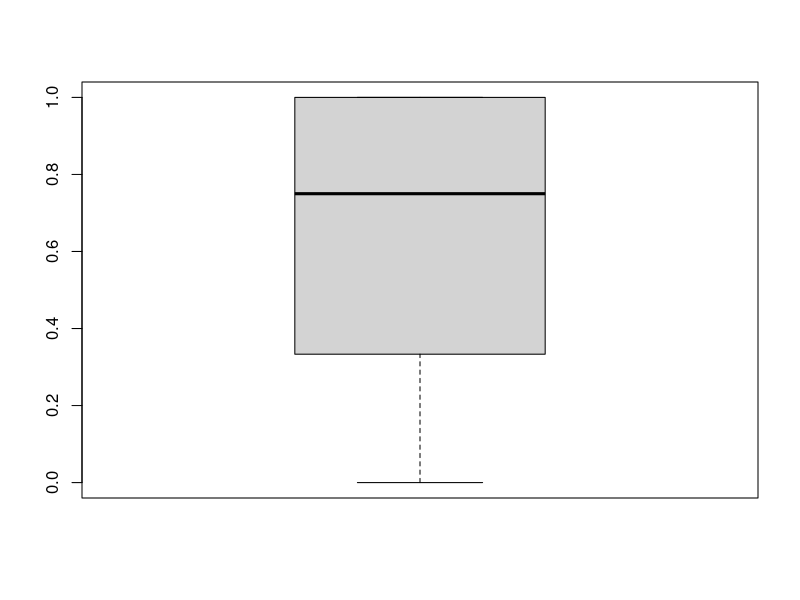
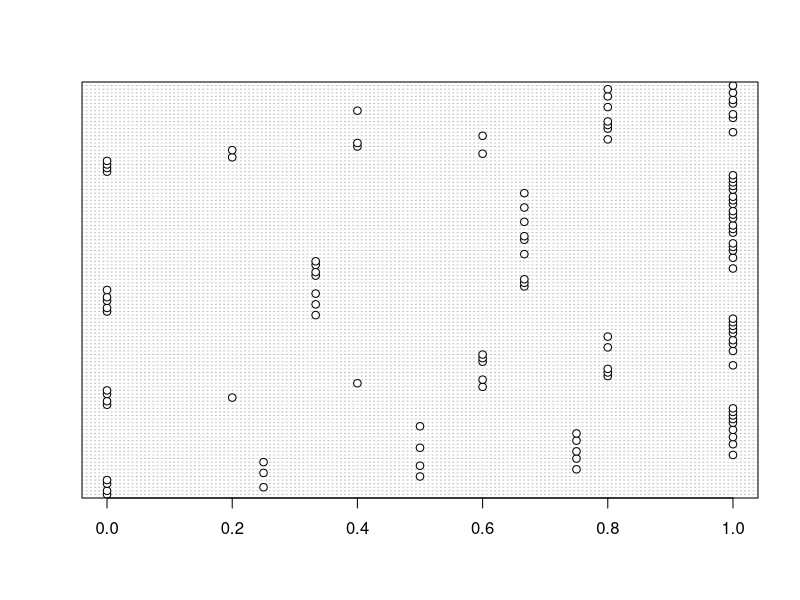
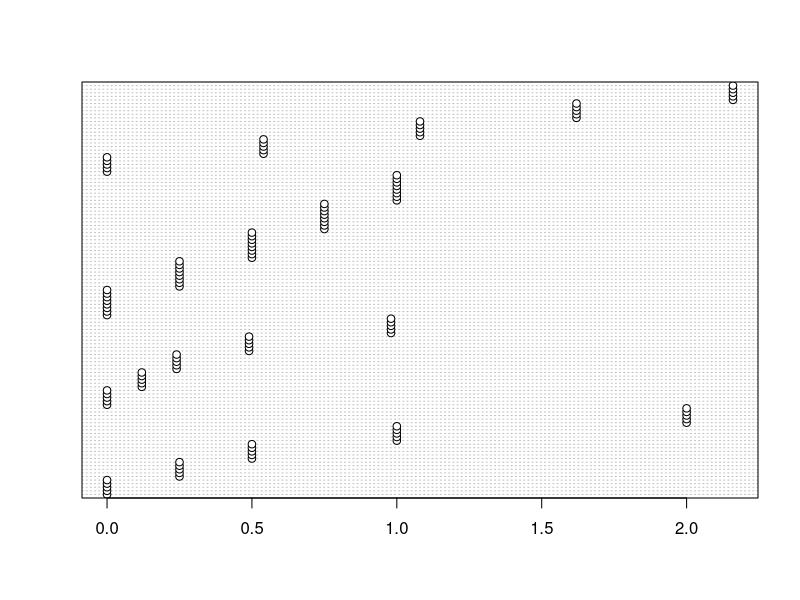
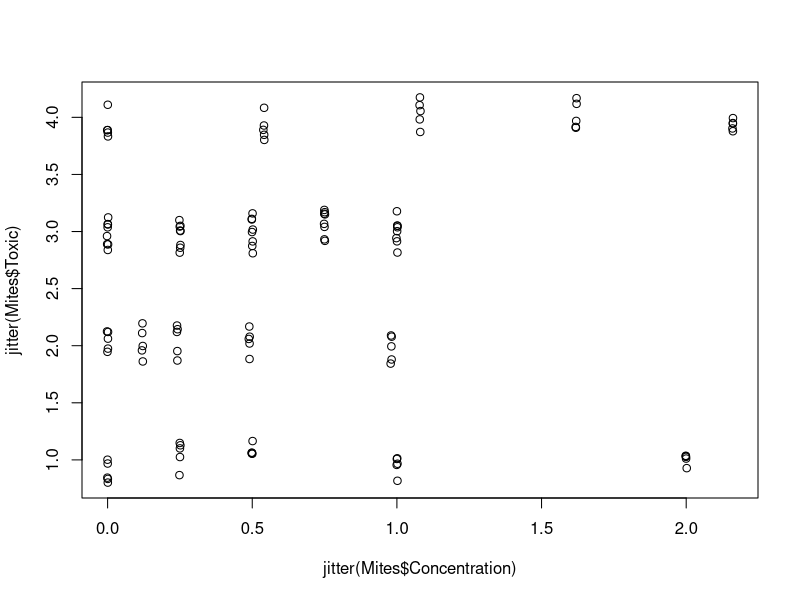
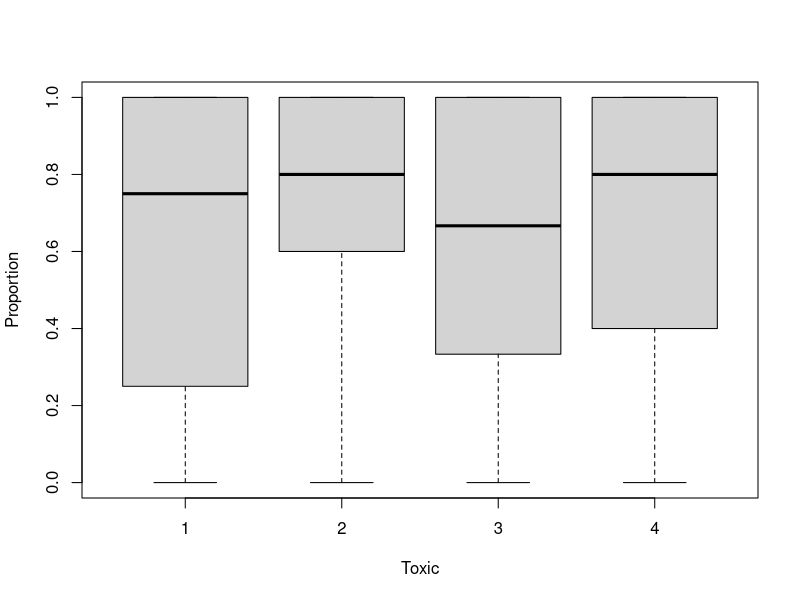
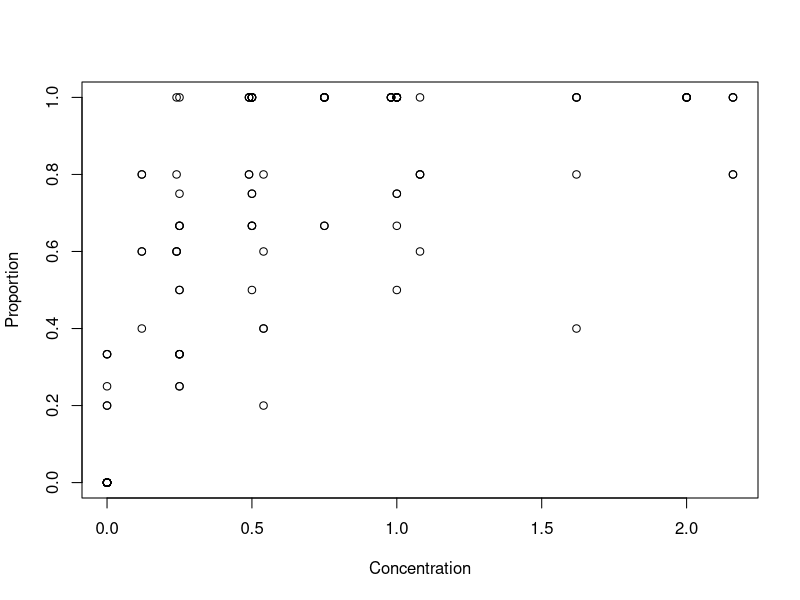
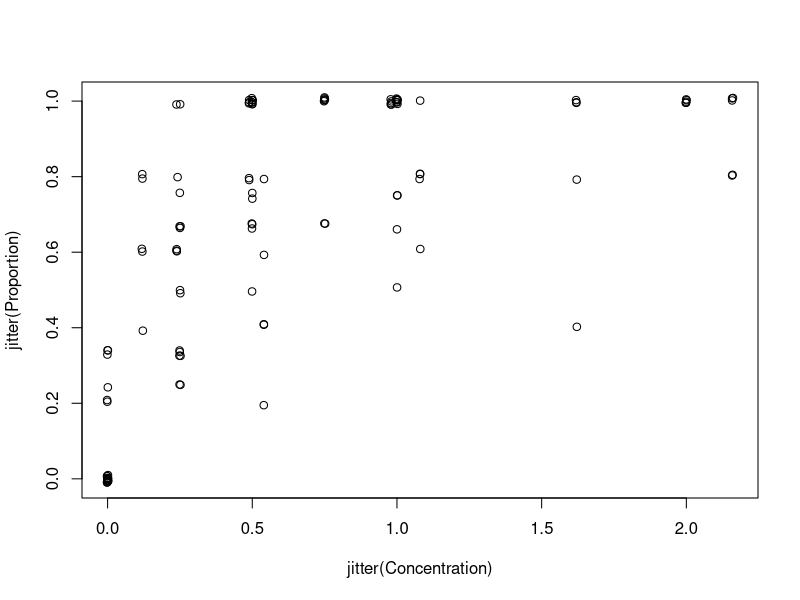
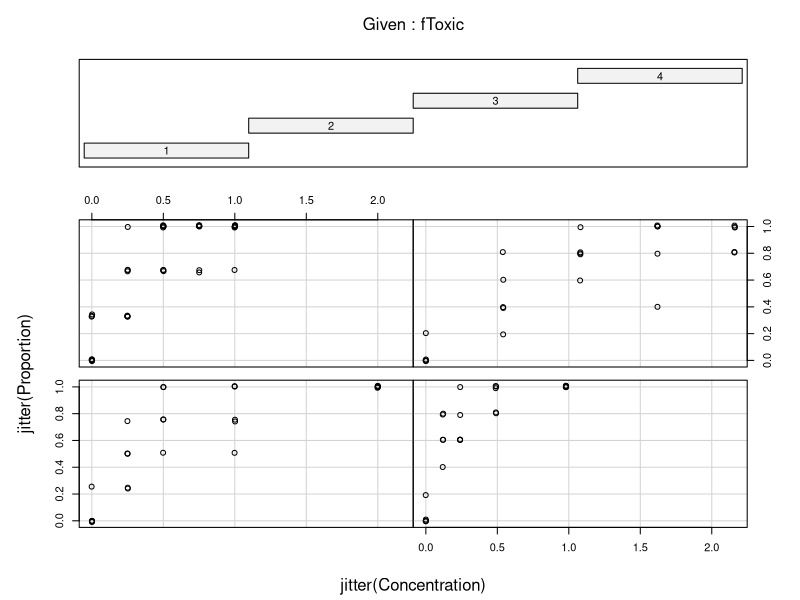

These figures' R source, in order:
## ---- chunk 1
knitr::opts_chunk$set(echo=TRUE, message = FALSE, warning = FALSE, eval = FALSE, cache = FALSE)

SOLUTIONS<- TRUE
## ---- chunk 2
Mites<- read.delim("./data/DrugsMites.txt")
str(Mites)

Mites$fToxic<- factor(Mites$Toxic)
str(Mites)
## ---- chunk 3
# Outliers Y
boxplot(Mites$Proportion) # not very useful for this data set
dotchart(Mites$Proportion)

# Outliers X
dotchart(Mites$Concentration)

# Correlations between predictors
plot(jitter(Mites$Concentration), jitter(Mites$Toxic))

# Toxics 2 and 3 have not been assayed at the highest concentrations
# but have had more trials at the lower concentrations

# Relationships
boxplot(Proportion ~ Toxic, data= Mites)
with(Mites, plot(x= Concentration, y= Proportion))

# Since lots of proportions have the same values, we can also add
# a bit of noise to the coordinates in the previous plot, to limit overlap:
with(Mites, plot(x= jitter(Concentration), y= jitter(Proportion)))

coplot(jitter(Proportion) ~ jitter(Concentration) | fToxic, data= Mites)

# looks like researchers stopped increasing concentration of a chemical when they had reached ~ 100 % mortality in assays

## ---- chunk 4
Mites$Living_mites<- Mites$Total - Mites$Dead_mites
## ---- chunk 5
M1<- glm(cbind(Living_mites, Dead_mites) ~ Concentration + fToxic + Concentration : fToxic, family= binomial, data= Mites)
## ---- chunk 6
summary(M1)

## Mathematical model description:

# Prop_surviving ~ Binomial(Ntot, P) 
# log(P / (1-P)) = 
#         1.43 - 3.80*Concentration 
#         + 0.0085*fToxic2 + 0.014*fToxic3 + 0.27*fToxic4 
#         - 6.18*Concentration:fToxic2
#         - 1.90*Concentration*fToxic3 
#         + 1.48*Concentration*fToxic4

## "biological" hypotheses:

# (Intercept):     the mean (on the logit scale) for Toxic 1 when its
# concentration is 0 (null hypothesis not very useful, however
# the value is quite interesting, when back-transformed on the proportion
# scale: this is the proportion that survive the experiment in the absence
# of toxic chemical. Shouldn't differ between chemicals, presumably?)

# Concentration: slope of Concentration, or change in survival per unit
# increase in Toxic 1 concentration (on logit link), or change in log-odds
# of survival (on proportion scale)

# fToxic2:       difference between intercepts of Toxic 2 and Toxic 1
# fToxic3:       difference between intercepts of Toxic 3 and Toxic 1
# fToxic4:       difference between intercepts of Toxic 4 and Toxic 1

# Concentration:fToxic2  difference between Conc. slopes for Toxic 2 and
# Toxic 1. Negative means a more lethal effect than Toxic 1

# Concentration:fToxic3  difference between Conc. slopes for Toxic 2 and Toxic 1
# Concentration:fToxic4  difference between Conc. slopes for Toxic 2 and Toxic 1
## ---- chunk 7
# Yes, because this is a binomial variable with more than 1 trial per observation
# Residual deviance: 117.67  on 107  degrees of freedom
# -> negligible overdispersion

## ---- chunk 8
# we don't need to perform model selection here: given that the assay is
# to compare the effect of different chemicals, the interaction alone is the
# focus of the experiment. If it is not significant, we would have our answer
# and the simplified model wouldn't have much use.

drop1(M1, test= "Chi")

# interaction is significant: we can reject the null hypothesis that there is
# no difference between  chemicals.

## ---- chunk 9
library(car)
vif(M1)

# extremely high VIF values: are they a problem?
# Not particularly:
# The cause probably lies with the choice of the researchers to stop increasing
# the concentration when 100% mortality was reached (or close to), leading to
# small sample size for high concentrations in the most potent chemicals.
# Nevertheless their approach was sufficient to get decent estimates of the
# curves for each treatment, with sufficient precision still to get significant
# differences. Adding more assays at higher concentrations (which presumably
# would have yield close to 100% mortality as well), for the sake of getting a
# more balanced design would make little difference to the estimates.

par(mfrow= c(3, 2))
plot(M1)

# a few complementary plots for info:

# Pearson residuals
E1<- resid(M1, type= "pearson")
F1<- fitted(M1)
plot(x= F1, y= E1, 
        xlab= "Predicted values (logit scale)", ylab= "Pearson residuals")
abline(h= 0, col= grey(0.5), lty= 2)

# The Pearson residuals are quite different from the the raw or deviance residuals in this example,
# because when predicted values are small (near p=0), the variance of the binomial distribution is very
# small. Pearson residuals being the raw residuals (difference between observed and predicted) divided
# by the sqrt of the variance (a very small value), the Pearson residuals can thus be very large even
# if the raw residual isn't.

#Independence
E1<- resid(M1, type= "pearson")
plot(x= jitter(Mites$Concentration), y= jitter(E1), 
        xlab= "Concentration", ylab= "Pearson residuals")
abline(h= 0, col= grey(0.5), lty= 2)

# Some trends in the residuals against concentration, suggesting that a straight
# line on the logit scale is not a perfect fit for these data. The model remains
# good enough for its purpose of evidencing differences in the toxicity between
# chemicals

## ---- chunk 10
MyData1<- data.frame(Concentration= seq(0, 2.16, length= 50), fToxic= "1")
MyData2<- data.frame(Concentration= seq(0, 2.16, length= 50), fToxic= "2")
MyData3<- data.frame(Concentration= seq(0, 2.16, length= 50), fToxic= "3")
MyData4<- data.frame(Concentration= seq(0, 2.16, length= 50), fToxic= "4")

P1<- predict(M1, newdata= MyData1, type= "response")
P2<- predict(M1, newdata= MyData2, type= "response")
P3<- predict(M1, newdata= MyData3, type= "response")
P4<- predict(M1, newdata= MyData4, type= "response")

par(mfrow= c(1, 1)) # restore default 1x1 window
# to plot the proportion surviving, use 1 - proportion that died:
plot(x= jitter(Mites$Concentration), y= jitter(1 - Mites$Proportion), pch= 16, col= Mites$Toxic)
lines(MyData1$Concentration, P1, col= 1, lty= 1)
lines(MyData2$Concentration, P2, col= 2, lty= 1)
lines(MyData3$Concentration, P3, col= 3, lty= 1)
lines(MyData4$Concentration, P4, col= 4, lty= 1)

legend("topright", 
            legend= c("1", "2", "3", "4"), 
			lty= 1, 
			col= c(1, 2, 3, 4), bty= "n")

# All chemicals have a significant negative effect on the proportion of mites surviving, as their concentration increases (to ascertain this you could relevel in hindsight the least powerful chemical as the reference level, which will test whether its slope is significantly different from zero).
# The Chem with the highest toxicity at lower concentrations is fToxic 2, followed by fToxic 3, 1 and 4 is the least potent.

Mites$fToxic_4AsRef<- relevel(Mites$fToxic, "4")
M2<- glm(cbind(Living_mites, Dead_mites) ~ Concentration + fToxic_4AsRef + Concentration : fToxic_4AsRef, family= binomial, data= Mites)
summary(M2)

# Concentration                 -2.3183     0.4026  -5.758 8.52e-09 ***
# shows that the negative dose-effect relationship (slope for concentration) is significant even for Toxic 4

# Concentration:fToxic_4AsRef1  -1.4828     0.9630  -1.540 0.123626    
# Concentration:fToxic_4AsRef2  -7.6592     2.1524  -3.558 0.000373 ***
# Concentration:fToxic_4AsRef3  -3.3826     1.1189  -3.023 0.002502 ** 
# these coefficients and their p-values show that only the dose-effect relationships of Toxics 2 and 3 are significantly different from the dose-effect relationship of Toxic 4

## ---- chunk 11
# Sketch model fit with 95% confidence bands for Toxic 1
MyData1<- data.frame(Concentration= seq(0, 2.16, length= 50), fToxic= "1")
MyData2<- data.frame(Concentration= seq(0, 2.16, length= 50), fToxic= "2")
MyData3<- data.frame(Concentration= seq(0, 2.16, length= 50), fToxic= "3")
MyData4<- data.frame(Concentration= seq(0, 2.16, length= 50), fToxic= "4")

P1<- predict(M1, newdata= MyData1, type= "link", se= TRUE)
P2<- predict(M1, newdata= MyData2, type= "link", se= TRUE)
P3<- predict(M1, newdata= MyData3, type= "link", se= TRUE)
P4<- predict(M1, newdata= MyData4, type= "link", se= TRUE)

par(mfrow= c(1, 1)) # restore default 1x1 window
plot(x= jitter(Mites$Concentration, 10), y= jitter(1-Mites$Proportion, 2), pch= 16, col= Mites$Toxic)

G1<- exp(P1$fit) / (1 + exp(P1$fit))
G1.UP<- exp(P1$fit + 1.96 * P1$se.fit ) / (1 + exp(P1$fit + 1.96 * P1$se.fit))
G1.LO<- exp(P1$fit - 1.96 * P1$se.fit) / (1 + exp(P1$fit - 1.96 * P1$se.fit))

lines(MyData1$Concentration, G1, col= 1, lty= 1)
lines(MyData1$Concentration, G1.UP, col= 1, lty= 2)
lines(MyData1$Concentration, G1.LO, col= 1, lty= 2)

# repeat the example above for all 'Toxic' levels (gets a bit busy on the graph)

legend("topright", 
            legend= c("1", "2", "3", "4"), 
			lty= 1, 
			col= c(1, 2, 3, 4), bty= "n")

# Note how the confidence intervals are and should be asymmetrical on the response scale
# (they are symmetrical on the link scale), and the logit link effectively
# prevents them from going below 0 or above 1

